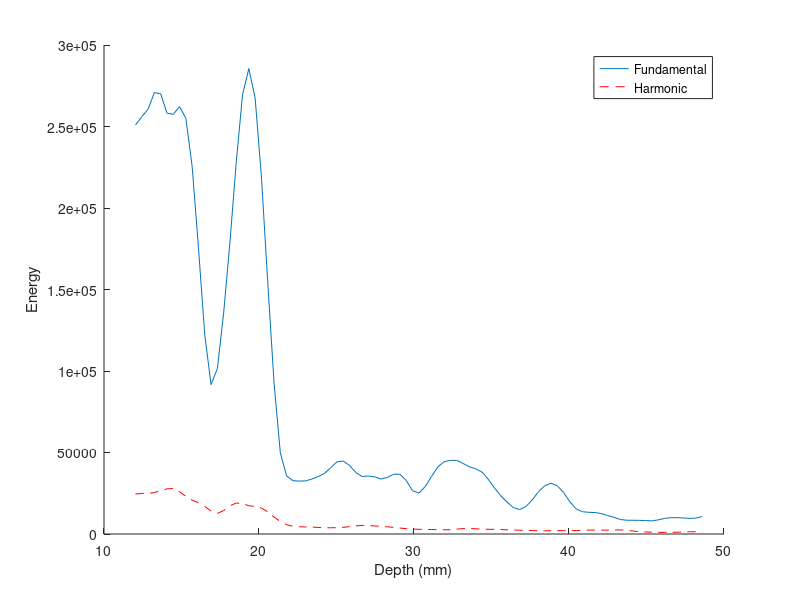
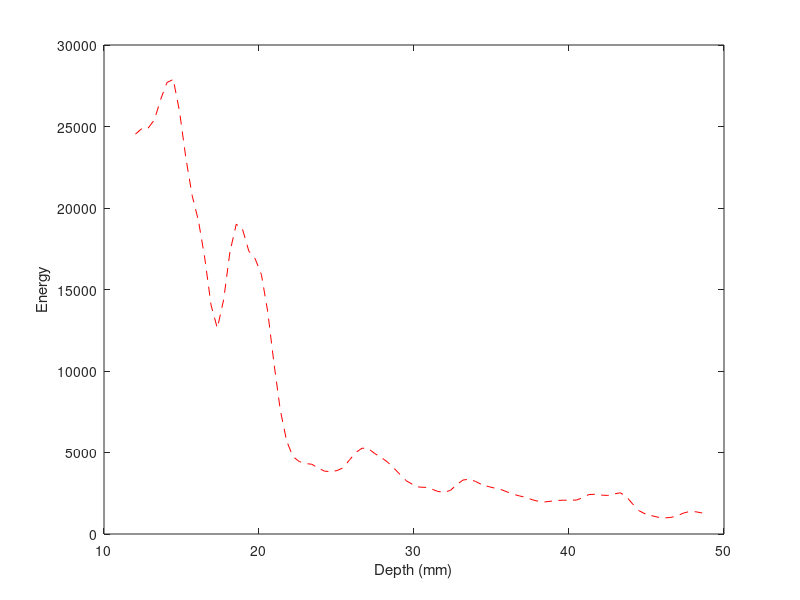
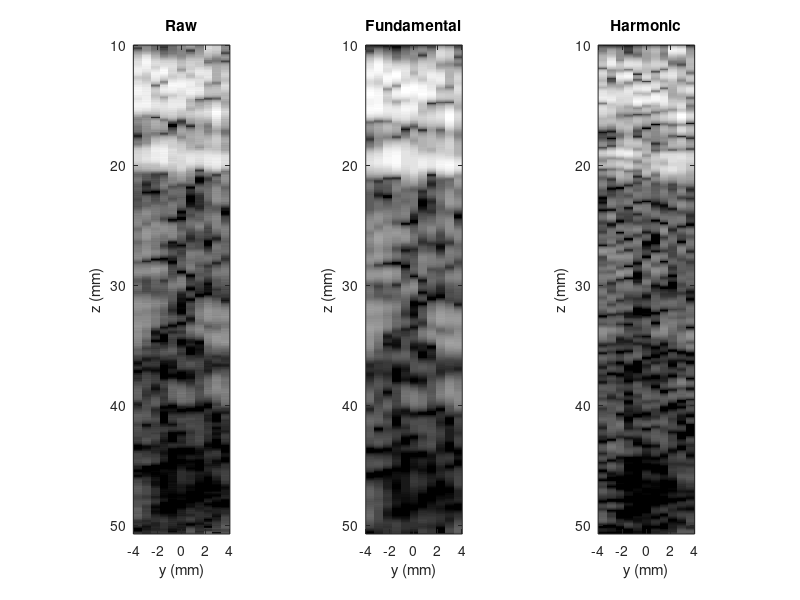
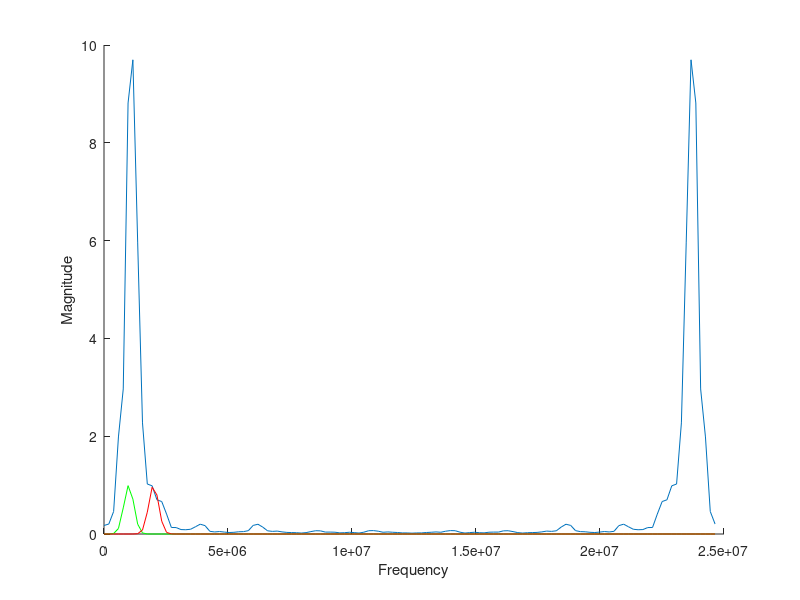

Source code (MATLAB) for these figures, in order:
clear all; close all; clc;

load harmonic_ppw20_ba8.mat
% load harmonicfoc_ppw17_ba8.mat
n = 1:size(rf,1);
N_fft = 128;

win = buffer(n,N_fft,round(9*N_fft/10));
[~, j] = find(win == 0);
j = unique(j);
win(:,j) = [];
z_i = win(round(size(win,1)/2),:);

t = 2*deps/c0;
T = unique(diff(t));
fs = 1/T(1);
% fs = 1/dT;
f = fs.*linspace(0,1,size(win,1));

fvar = 0.2e6;
filt_f0 = gaussmf(f,[fvar f0*1e6]);
filt_f1 = gaussmf(f,[fvar f0*2e6]);

figure
for i = 1:size(win,2)
    % hanning window for each frequency window
    scale_win = repmat(hann(size(win,1)),[1 size(rf,2)]);
%     scale_win = repmat(ones(size(win,1),1),[1 size(rf,2)]);
    winfft = abs(fft(scale_win.*rf(win(:,i),:),[],1)/N_fft);
    norm_winfft = zeros(size(winfft));
    for line = 1:size(winfft,2)
        tmp = winfft(:,line);
        % normalize window at each depth so that energy is not dependent on
        % attenuation of amplitude of echoes
        norm_winfft(:,line) = tmp./max(tmp(:));
        norm_winfftf0(:,line) = 2.*(filt_f0'.*tmp);
        norm_winfftf1(:,line) = 2.*(filt_f1'.*tmp);
    end
    tot_winfftf0 = sum(norm_winfftf0,2);
    tot_winfftf1 = sum(norm_winfftf1,2);
    tot_winfft = sum(norm_winfft,2);
    
%     f0_E(i) = sum(filt_f0'.*tot_winfft);
%     f1_E(i) = sum(filt_f1'.*tot_winfft);
    f0_E(i) = sum(tot_winfftf0);
    f1_E(i) = sum(tot_winfftf1);
    
    clf
    hold on
    plot(f,tot_winfft);
    plot(f,filt_f0,'g');
    plot(f,filt_f1,'r');
    hold off
    xlabel('Frequency')
    ylabel('Magnitude')
    drawnow; 
%     pause(0.5)
end

figure
hold on
plot(1000.*deps(z_i),f0_E, '-');
plot(1000.*deps(z_i),f1_E,'r--');
hold off
xlabel('Depth (mm)')
ylabel('Energy')
legend('Fundamental','Harmonic')
print -djpeg ./fig3a_WillieLong.jpg

figure
plot(1000.*deps(z_i),f1_E,'r--');
xlabel('Depth (mm)')
ylabel('Energy')
print -djpeg ./fig3a_harmonic_WillieLong.jpg

foc=round(nZ/1.3)*dZ

BW = 1;
order = 2;
[f0b f0a] = butter(order,[f0-BW/2 f0+BW/2]/(fs/2e6),'bandpass');
[f1b f1a] = butter(order,[2*f0-BW/2 2*f0+BW/2]/(fs/2e6),'bandpass');
f = fs.*linspace(0,1,size(rf,1));
for j = 1:size(rf,2)
    f0_rf(:,j) = filter(f0b,f0a,rf(:,j));
    f1_rf(:,j) = filter(f1b,f1a,rf(:,j));
end

f0_env = abs(hilbert(f0_rf));
f1_env = abs(hilbert(f1_rf));
env = abs(hilbert(rf));

figure
subplot(131)
imagesc(1e3*bws,1e3*deps,20*log10(env/max(env(:))),[-40 0]); 
colormap gray; axis image
xlabel('y (mm)'), ylabel('z (mm)'); title('Raw')
subplot(132)
imagesc(1e3*bws,1e3*deps,20*log10(f0_env/max(f0_env(:))),[-40 0]); 
colormap gray; axis image
xlabel('y (mm)'), ylabel('z (mm)'); title('Fundamental')
subplot(133)
imagesc(1e3*bws,1e3*deps,20*log10(f1_env/max(f1_env(:))),[-40 0]); 
colormap gray; axis image
xlabel('y (mm)'), ylabel('z (mm)'); title('Harmonic')

print -djpeg ./fig3b_WillieLong.jpg

les_i = 1100:1240;
les_j = 4:7;

bg_i = 800:940;
bg_j = 4:6;

tmp = env(les_i,les_j);
u_les = mean(tmp(:));
s_les = var(tmp(:));

tmp = env(bg_i,bg_j);
u_bg = mean(tmp(:));
s_bg = var(tmp(:));

CNR = abs(u_bg-u_les)/sqrt(s_les+s_bg)

tmp = f0_env(les_i,les_j);
f0u_les = mean(tmp(:));
f0s_les = var(tmp(:));

tmp = f0_env(bg_i,bg_j);
f0u_bg = mean(tmp(:));
f0s_bg = var(tmp(:));

f0CNR = abs(f0u_bg-f0u_les)/sqrt(f0s_les+f0s_bg)

tmp = f1_env(les_i,les_j);
f1u_les = mean(tmp(:));
f1s_les = var(tmp(:));

tmp = f1_env(bg_i,bg_j);
f1u_bg = mean(tmp(:));
f1s_bg = var(tmp(:));

f1CNR = abs(f1u_bg-f1u_les)/sqrt(f1s_les+f1s_bg)
